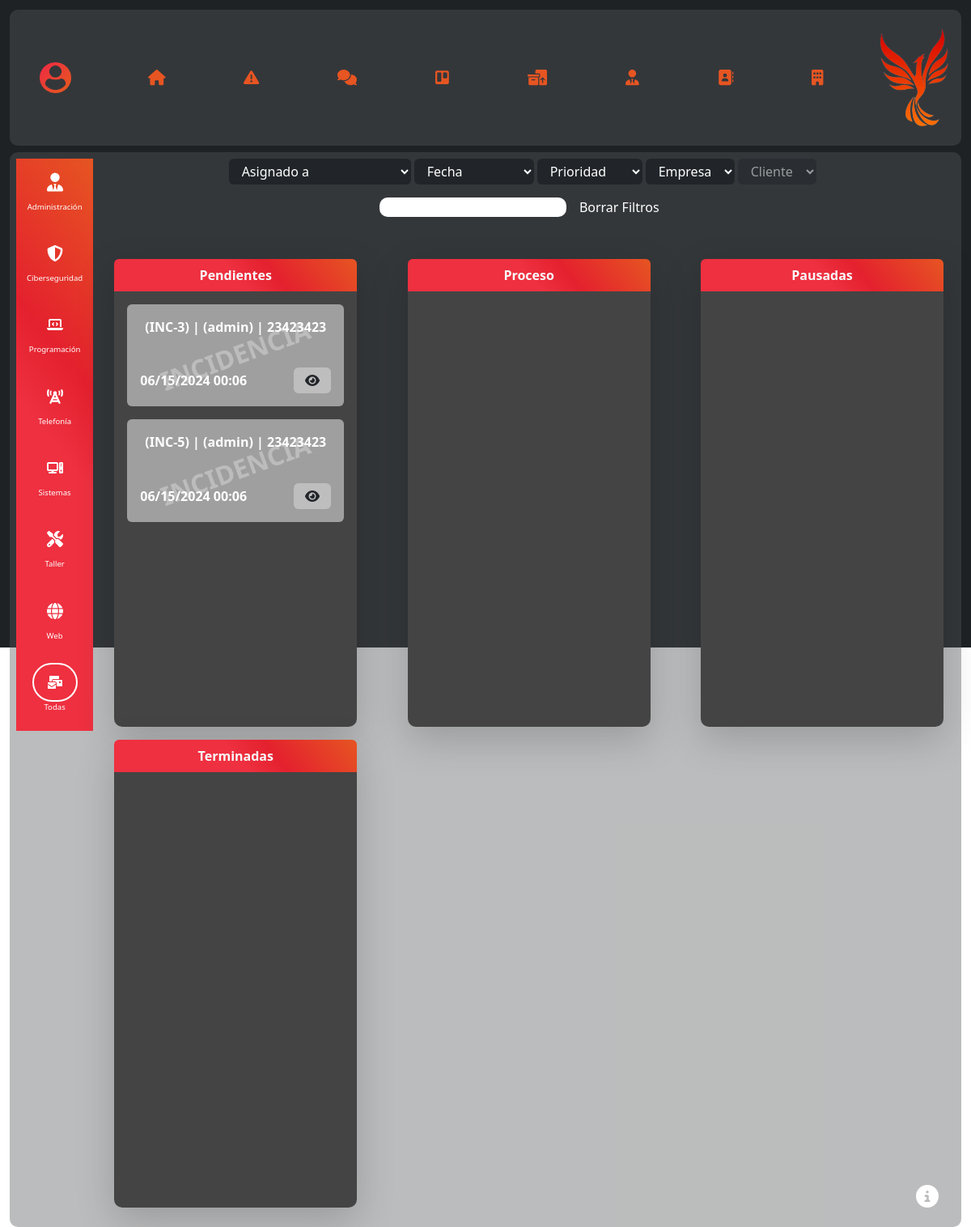
Screenshot of /trello/ with the database file from the repository.
### incidencias/models.py (models this page shows)
class Incidencia(models.Model):
    CATEGORIAS = [
        ('web', 'Web'),
        ('programacion', 'Programación'),
        ('administracion', 'Administración'),
        ('ciberseguridad', 'Ciberseguridad'),
        ('telefonia', 'Telefonía'),
        ('sistemas', 'Sistemas'),
        ('taller', 'Taller'),
    ]
    ESTADOS = [
        ('pendiente',"Pendiente"),
		('proceso',"Proceso"),
		('pausa',"Pausa"),
        ('terminada',"Terminada")
    ]
    PRIORIDADES = [
        ('baja', 'Baja'),
        ('media', 'Media'),
        ('importante', 'Importante'),
        ('urgente', 'Urgente'),
    ]
    categoria = models.CharField(max_length=20, choices=CATEGORIAS)
    descripcion = models.TextField()
    estado = models.CharField(max_length=20, choices=ESTADOS,default='pendiente')
    cliente = models.ForeignKey(Cliente, on_delete=models.SET_NULL,null=True)
    empleado = models.ForeignKey(Empleado, on_delete=models.SET_NULL,null=True, blank=True)
    prioridad = models.CharField(max_length=10, choices=PRIORIDADES,null=True, blank=True)
    observaciones = models.TextField(blank=True, null=True)
    fecha_inicio = models.DateTimeField(default=datetime.now)
    fecha_fin = models.DateTimeField(blank=True, null=True)
    lines = models.ManyToManyField(Line, blank=True)

### administracion/models.py (models this page shows)
class Cliente(models.Model):
    user = models.OneToOneField(User, on_delete=models.CASCADE, null=True, blank=True)
    dni = models.CharField(max_length=20)
    telefono1 = models.CharField(max_length=20)
    telefono2 = models.CharField(max_length=20, blank=True, null=True)
    foto_perfil = models.FileField(upload_to='administracion/', blank=True, null=True,default=fotoDefault)
    empresa = models.ForeignKey(Empresa, on_delete=models.CASCADE,blank=True, null=True)  # Relación con el modelo Empresa

### trello/views.py (the view)
# urls.py: path('', include("trello.urls")),
def trello(request, category=None):
    categories = Incidencia.CATEGORIAS
    clients = Cliente.objects.all()
    employees = Empleado.objects.all()
    enterprises = Empresa.objects.all()
    priorities = Incidencia.PRIORIDADES
    tasks = []
    if category is not None:
        category_index = None
        for index, (index_value, name) in enumerate(categories): # Recorremos el diccionario retornando clave/valor
            if name == category:
                category_index = index_value #Buscamos la categoria que coincida
                break
        if category_index is not None:
            incidents = Incidencia.objects.filter(categoria=category_index) #Filtrar los incidentes por la categoria encontrada
    else:
        incidents = Incidencia.objects.all() #Si no se proporciona un nombre de categoría, obtener todos los incidentes
    for incident in incidents:
        tasks.append(incident)
    tasks = sorted(tasks, key=lambda task: (task.prioridad, -datetime.combine(task.fecha_inicio, time.min).timestamp()))
    return render(request, "trello/trello.html", { #Renderizar la tabla de registros de las Tareas
        'tasks': tasks,
        'employees': employees,
        "priorities": priorities,
        "categories": categories,
        "enterprises": enterprises
    })

### templates/trello/trello.html (shortened to what this page needs)
{% extends '../global/cdns.html' %}
{% load static %}
{% block extra_styles %}
    <link rel="stylesheet" href="{% static 'planner.css' %}">
{% endblock extra_styles %}
{% block content %}
{% include 'global/submenu.html' %}
<section class="main sectionTrello box d-flex contenedor">
<div class="d-flex flex-column flex-md-row align-items-start justify-content-between">
    <div class="listaCategorias d-flex align-items-center justify-content-center align-items-center">
        <ul class="text-center d-flex flex-row flex-wrap flex-md-column p-0 align-items-center justify-content-center">
            <li class="list-group-item p-0">
                <a href="{% url 'trello' 'Administración' %}" id="optionCategory_trello-Administración" class="btn btnCategoria d-flex flex-column align-items-center justify-content-center py-1">
                    <i class="fa-solid fa-user-tie fs-3 py-2 px-3 rounded-pill"></i>
                    <p class="d-none d-md-block">Administración</p>
                </a>
            </li>
            <li class="list-group-item p-0">
                <a href="{% url 'trello' 'Ciberseguridad' %}" id="optionCategory_trello-Ciberseguridad" class="btn btnCategoria d-flex flex-column align-items-center justify-content-center py-1">
                    <i class="fa-solid fa-shield-halved fs-3 py-2 px-3 rounded-pill"></i>
                    <p class="d-none d-md-block">Ciberseguridad</p>
                </a>
            </li>
            <li class="list-group-item p-0">
                <a href="{% url 'trello' 'Programación' %}" id="optionCategory_trello-Programación" class="btn btnCategoria d-flex flex-column align-items-center justify-content-center py-1">
                    <i class="fa-solid fa-laptop-code fs-3 py-2 px-3 rounded-pill"></i>
                    <p class="d-none d-md-block">Programación</p>
                </a>
            </li>
            <li class="list-group-item p-0">
                <a href="{% url 'trello' 'Telefonía' %}" id="optionCategory_trello-Telefonía" class="btn btnCategoria d-flex flex-column align-items-center justify-content-center py-1">
                    <i class="fa-solid fa-tower-cell fs-3 py-2 px-3 rounded-pill"></i>
                    <p class="d-none d-md-block">Telefonía</p>
                </a>
            </li>
            <li class="list-group-item p-0">
                <a href="{% url 'trello' 'Sistemas' %}" id="optionCategory_trello-Sistemas" class="btn btnCategoria d-flex flex-column align-items-center justify-content-center py-1">
                    <i class="fa-solid fa-computer fs-3 py-2 px-3 rounded-pill"></i>
                    <p class="d-none d-md-block">Sistemas</p>
                </a>
            </li>
            <li class="list-group-item p-0">
                <a href="{% url 'trello' 'Taller' %}" id="optionCategory_trello-Taller" class="btn btnCategoria d-flex flex-column align-items-center justify-content-center py-1">
                    <i class="fa-solid fa-screwdriver-wrench fs-3 py-2 px-3 rounded-pill"></i>
                    <p class="d-none d-md-block">Taller</p>
                </a>
            </li>
            <li class="list-group-item p-0">
                <a href="{% url 'trello' 'Web' %}" id="optionCategory_trello-Web" class="btn btnCategoria d-flex flex-column align-items-center justify-content-center py-1">
                    <i class="fa-solid fa-globe fs-3 py-2 px-3 rounded-pill"></i>
                    <p class="d-none d-md-block">Web</p>
                </a>
            </li>
            <li class="list-group-item p-0">
                <a href="{% url 'trello' %}" id="optionCategory_trello" class="btn btnCategoria d-flex flex-column align-items-center justify-content-center py-1">
                    <i class="fa-solid fa-envelopes-bulk fs-3 py-2 px-3 rounded-pill"></i>
                    <p class="d-none d-md-block">Todas</p>
                </a>
            </li>
        </ul>
    </div>
    <div class="container-fluid col d-flex flex-column align-items-center ">
        <div class="w-100 d-flex align-items-center justify-content-between flex-column flex-xxl-row containerFiltros">
            <div class="filtros mb-xxl-0 mb-2 d-flex flex-wrap flex-lg-row align-items-center justify-content-center flex-column">
                <select name="employee_asigned" id="employee_asigned_filter" class="rounded me-1 mb-1 bg-dark text-ligth">
                    <option class="bg-secondary text-light" value="" disabled selected style="display:none;">Asignado a</option>
                </select>
                <select name="date" id="date_filter" class="rounded me-1 mb-1 bg-dark text-ligth">
                    <option class="bg-secondary text-light" value="" disabled selected style="display:none;">Fecha</option>
                </select>
                <select name="priority" id="priority_filter" class="rounded me-1 mb-1 bg-dark text-ligth">
                    <option class="bg-secondary text-light" value="" disabled selected style="display:none;">Prioridad</option>
                </select>
                <select name="enterprise" id="enterprise_filter" class="rounded me-1 mb-1 bg-dark text-ligth">
                    <option class="bg-secondary text-light" value=""  disabled selected style="display:none;">Empresa</option>
                </select>
                <select name="client" id="client_filter" class="rounded me-1 mb-1 bg-dark text-ligth" disabled>
                    <option class="bg-secondary text-light" value="" disabled selected style="display:none;">Cliente</option>
                </select>
            </div>
            <div class="searchContainer">
                    <input type="search" name="searchInput" id="searchInput">
                    <button onClick={clearFilters()} id="clearFiltersBtn">Borrar Filtros</button>
            </div>
        </div>
        <div class="row listaTareas mt-5 align-items-center justify-content-between container-fluid ms-0 p-0" id="listaTareas">
            <div class="col-12 col-lg-6 col-xxl-3 mx-2 mb-3 text-center shadow-lg p-0">
                <div class="d-flex flex-column align-items-center">
                    <p class="columna m-0 p-2 text-light fw-bold w-100 bg-primary rounded-top">Pendientes</p>
                    <div class="tareas " id="Pendiente">
                        {% for task in tasks %}
                            {% if task.estado == 'pendiente' %}
                                <div id="{{ task.id }}" class="{{ task.prioridad }} incidentCard cardTarea bg-primary d-flex flex-column align-items-center justify-content-between py-3 w-100 h-25 bg-transparent mb-3 rounded">
                                    <p class="px-3 text-start">(INC-{{ task.id }}) {{ task.cliente.empresa.nombre }} | <span>({{ task.cliente.user.username }})</span> | {{ task.cliente.telefono1 }}</p>
                                    <div class="px-3 d-flex align-items-center justify-content-between w-100 bg-transparent">
                                        <p class="m-0">{{ task.fecha_inicio|date:"m/d/Y H:m" }}</p>
                                        <button type="button" class="btn btnModal" data-bs-toggle="modal" data-bs-target="#detail-{{ task.id }}">
                                            <i class="fa-solid fa-eye"></i>
                                        </button>
                                    </div>
                                </div>
                            {% endif %}
                        {% endfor %}
                    </div>
                </div>
            </div>
            <div class="col-12 col-lg-6 col-xxl-3 mx-2 mb-3 text-center shadow-lg p-0">
                <div class="d-flex flex-column align-items-center">
                <p class="columna m-0 p-2 text-light fw-bold w-100 bg-primary rounded-top">Proceso</p>
                <div class="tareas" id="Proceso">
                </div>
                </div>
            </div>
            <div class="col-12 col-lg-6 col-xxl-3 mx-2 mb-3 text-center shadow-lg p-0">
                <div class="d-flex flex-column align-items-center">
                <p class="columna m-0 p-2 text-light fw-bold w-100 bg-primary rounded-top">Pausadas</p>
                <div class="tareas" id="Pausa">
                </div>
                </div>
            </div>
            <div class="col-12 col-lg-6 col-xxl-3 mx-2 mb-3 text-center shadow-lg p-0">
                <div class="d-flex flex-column align-items-center">
                <p class="columna m-0 p-2 text-light fw-bold w-100 bg-primary rounded-top">Terminadas</p>
                <div class="tareas"  id="Terminada">
                </div>
                </div>
            </div>
        </div>
        <p class="btnInfo align-self-end p-2 fs-3 position-fixed bottom-0"><i class="fa-solid fa-circle-info"></i></p>
    </div>
</div>
</section>
{% endblock %}

### static/style/main.css (style rules this page uses)
* { margin: 0; padding: 0; box-sizing: border-box; }
body, html { font-family: "Raleway"; background-color: #1E2225; }
.containerPrincipal .contenedor { display: flex; flex-direction: column; width: 100%; }
.box { background-color: rgba(85, 89, 91, 0.4); border-radius: 10px; padding: 1vh; }
@media screen and (max-width: 1200px) { .containerPrincipal .sectionTrello .listaCategorias ul { width: 100% !important; } }
@media screen and (max-width: 1200px) { .containerPrincipal .sectionTrello .filtros { width: 100%; } }

### static/planner.css (style rules this page uses)
.listaTareas > div { width: 300px; }
.listaTareas .btnModal { background-color: #e6e6e66b; border: 2px solid transparent; }
.listaCategorias ul { width: 80px; background-image: linear-gradient(51deg, #ee3040 50%, #e4212e 65%, #e65522 100%); }
.listaCategorias ul li { border: none; }
.listaCategorias ul li a { font-size: .6rem; }
.listaCategorias .btnCategoria { background: none; color: white; }
.listaCategorias ul li a.btnCategoria svg { width: 20px; border: 2px solid transparent; animation: all .5s linear; }
.list-group-item { width: 100%; }
.filtros select ,#clearFiltersBtn { background-color: var(--dark-blue); color: white; padding: 4px 12px; border: none; }
.filtros select option { background-color: white; color: var(--dark-blue); border: 5px solid var(--dark-blue) !important; }
.listaTareas > div { background-color: var(--light-blue); border-radius: 10px; }
.listaTareas > div .tareas { height: 67.25vh; padding: 1rem; width: 100%; border-radius: 0 0 10px 10px; background-color: rgb(68, 68, 68); }
.listaTareas div .tareas .cardTarea { cursor: pointer; }
.listaTareas .columna { background-image: linear-gradient(51deg, #ee3040 50%, #e4212e 65%, #e65522 100%); }
.listaTareas .tareas .baja { background-color: #a09f9f !important; }
.tareas { overflow-x: hidden; overflow-y: scroll; scroll-behavior: smooth; }
.cardTarea { font-weight: 600; animation: desplegar .4s ease-in-out initial; }
.incidentCard, .requestCard { position: relative; z-index: 0; }
.incidentCard::after, .requestCard::after { width: 100%; height: 100%; position: absolute; top: 0; left: 0; font-size: 2rem; display: flex; align-items: center; justify-content: center; transform: rotate(-20deg); filter: opacity(.3); z-index: -5; }
.incidentCard::after { content: "INCIDENCIA"; }
.searchContainer { position: relative; }
#searchInput { border-radius: 10px; border: 2px solid var(--dark-blue); position: relative; z-index: 0; }
#clearFiltersBtn { border-radius: 10px; }
.containerFiltros > .filtros > #client_filter { opacity: 0.5; }
.btnInfo { color: var(--dark-blue); cursor: help; z-index: 2; }

### rows the page displays
Incidencia: id "3", cliente.user.username "admin", cliente.telefono1 "23423423", fecha_inicio "06/15/2024 00:06"
Incidencia: id "5", cliente.user.username "admin", cliente.telefono1 "23423423", fecha_inicio "06/15/2024 00:06"
